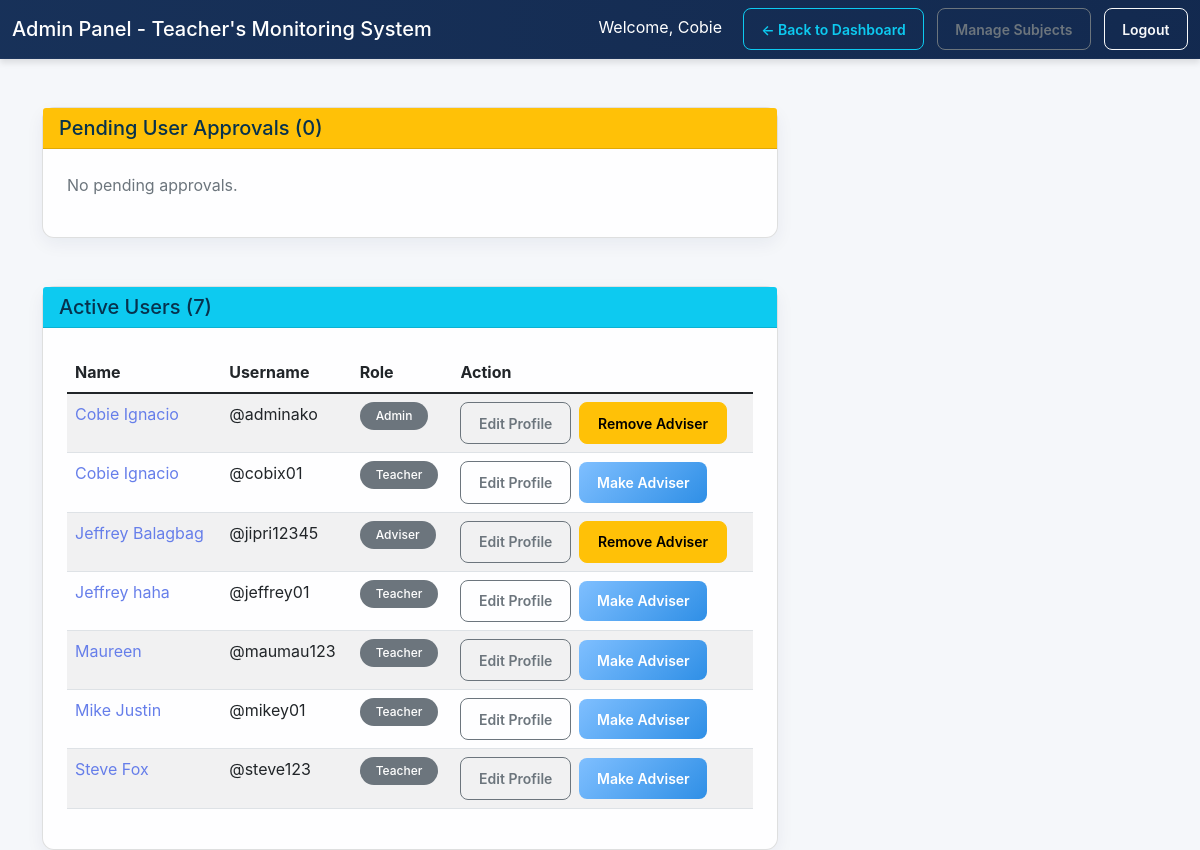
Page /admin.php (signed in) on the committed database.
### tables this page shows
CREATE TABLE `teachers` (
  `id` int(11) NOT NULL,
  `fullName` varchar(100) NOT NULL,
  `username` varchar(20) NOT NULL,
  `password` varchar(255) NOT NULL,
  `created_at` timestamp NOT NULL DEFAULT current_timestamp(),
  `role` varchar(20) DEFAULT 'teacher',
  `status` varchar(20) DEFAULT 'pending',
  `email` varchar(255) DEFAULT NULL,
  `contacts` varchar(255) DEFAULT NULL,
  `first_name` varchar(255) DEFAULT NULL,
  `middle_name` varchar(255) DEFAULT NULL,
  `last_name` varchar(255) DEFAULT NULL,
  `subjects` text DEFAULT NULL
);

### admin.php (the view, shortened to what this page needs)
<?php
include 'database.php';
$pending_result = $connection->query("SELECT id, fullName, username FROM teachers WHERE status = 'pending' ORDER BY id DESC");
$pending_users = $pending_result->fetch_all(MYSQLI_ASSOC);
$active_result = $connection->query("SELECT id, fullName, username, role FROM teachers WHERE status = 'active' ORDER BY fullName");
$active_users = $active_result->fetch_all(MYSQLI_ASSOC);
?>
<!DOCTYPE html>
<html lang="en">
<head>
    <link rel="stylesheet" href="https://cdn.jsdelivr.net/npm/bootstrap@5.1.3/dist/css/bootstrap.min.css">
    <link rel="stylesheet" href="assets/css/style.css">
</head>
<body>
    <nav class="navbar navbar-dark bg-dark">
        <div class="container-fluid">
            <span class="navbar-brand mb-0 h1">Admin Panel - Teacher's Monitoring System</span>
            <div>
                <span class="text-white me-3">Welcome, <?php echo htmlspecialchars(isset($_SESSION['first_name']) ? $_SESSION['first_name'] : $_SESSION['username']); ?></span>
                <a href="dashboard.php" class="btn btn-outline-info btn-sm me-2">← Back to Dashboard</a>
                <a href="subjects_admin.php" class="btn btn-outline-secondary btn-sm me-2">Manage Subjects</a>
                <a href="logout.php" class="btn btn-outline-light btn-sm">Logout</a>
            </div>
        </div>
    </nav>
    <div class="container mt-5">
        <div class="row mb-5">
            <div class="col-lg-8">
                <div class="card">
                    <div class="card-header bg-warning">
                        <h5 class="mb-0">Pending User Approvals (<?php echo count($pending_users); ?>)</h5>
                    </div>
                    <div class="card-body">
                        <?php if (count($pending_users) > 0): ?>
                            <div class="list-group">
                                <?php foreach ($pending_users as $puser): ?>
                                    <div class="list-group-item d-flex justify-content-between align-items-center">
                                        <div>
                                            <h6 class="mb-1"><a href="profile.php?id=<?php echo intval($puser['id']); ?>"><?php echo htmlspecialchars($puser['fullName']); ?></a></h6>
                                            <small class="text-muted">@<?php echo htmlspecialchars($puser['username']); ?></small>
                                        </div>
                                        <div>
                                            <a class="btn btn-sm btn-outline-secondary me-1" href="profile.php?id=<?php echo intval($puser['id']); ?>">Edit Profile</a>
                                            <button class="btn btn-sm btn-success approve-btn" data-user-id="<?php echo $puser['id']; ?>">Approve</button>
                                            <button class="btn btn-sm btn-danger reject-btn" data-user-id="<?php echo $puser['id']; ?>">Reject</button>
                                        </div>
                                    </div>
                                <?php endforeach; ?>
                            </div>
                        <?php else: ?>
                            <p class="text-muted">No pending approvals.</p>
                        <?php endif; ?>
                    </div>
                </div>
            </div>
        </div>
        <div class="row">
            <div class="col-lg-8">
                <div class="card">
                    <div class="card-header bg-info">
                        <h5 class="mb-0">Active Users (<?php echo count($active_users); ?>)</h5>
                    </div>
                    <div class="card-body">
                        <div class="table-responsive">
                            <table class="table table-striped">
                                <thead>
                                    <tr>
                                        <th>Name</th>
                                        <th>Username</th>
                                        <th>Role</th>
                                        <th>Action</th>
                                    </tr>
                                </thead>
                                <tbody>
                                    <?php foreach ($active_users as $auser): ?>
                                        <tr>
                                            <td><a href="profile.php?id=<?php echo intval($auser['id']); ?>"><?php echo htmlspecialchars($auser['fullName']); ?></a></td>
                                            <td>@<?php echo htmlspecialchars($auser['username']); ?></td>
                                            <td><span class="badge bg-secondary"><?php echo ucfirst($auser['role']); ?></span></td>
                                            <td>
                                                <a class="btn btn-sm btn-outline-secondary me-1" href="profile.php?id=<?php echo intval($auser['id']); ?>">Edit Profile</a>
                                                <?php if ($auser['role'] == 'teacher'): ?>
                                                    <button class="btn btn-sm btn-primary assign-adviser-btn" data-teacher-id="<?php echo $auser['id']; ?>">Make Adviser</button>
                                                <?php else: ?>
                                                    <button class="btn btn-sm btn-warning remove-adviser-btn" data-teacher-id="<?php echo $auser['id']; ?>">Remove Adviser</button>
                                                <?php endif; ?>
                                            </td>
                                        </tr>
                                    <?php endforeach; ?>
                                </tbody>
                            </table>
                        </div>
                    </div>
                </div>
            </div>
        </div>
    </div>
</body>
</html>

### assets/css/style.css (style rules this page uses)
* { margin: 0; padding: 0; box-sizing: border-box; }
:root { --blue-50: #f3f9ff; --blue-100: #e6f2ff; --blue-200: #cfe9ff; --blue-400: #7fbfff; --blue-500: #4da9ff; --blue-600: #2f8fe6; --blue-700: #1f6fb3; --muted: #fbfdff; --glass-alpha: 0.88; }
body { font-family: 'Inter', -apple-system, system-ui, 'Segoe UI', Roboto, sans-serif; font-weight: 400; -webkit-font-smoothing: antialiased; -moz-osx-font-smoothing: grayscale; min-height: 100vh; position: relative; color: #07324d; background-color: #f5f7fa; }
html { -webkit-text-size-adjust: 100%; }
.card { border-radius: 12px; box-shadow: 0 6px 18px rgba(15, 38, 80, 0.06); transition: transform 0.18s, box-shadow 0.18s, background 0.2s; background: rgba(255,255,255,var(--glass-alpha)); }
.card-body { padding: 1.5rem; }
.card, .advisory-classes-section, .dashboard-main > h2 { animation: fadeUp 420ms ease both; }
.navbar { animation: fadeUp 360ms ease both; }
.btn { transition: transform 0.18s ease, box-shadow 0.18s ease, background 0.18s ease; }
.btn { border-radius: 8px; padding: 0.6rem 1.1rem; font-weight: 600; transition: transform 0.15s, box-shadow 0.15s; }
.btn-primary { background: linear-gradient(135deg, var(--blue-400) 0%, var(--blue-600) 100%); border: none; color: #fff; }
a { color: #667eea; text-decoration: none; transition: color 0.3s; }
.navbar { box-shadow: 0 4px 6px rgba(0, 0, 0, 0.1); }
.navbar-dark { background: linear-gradient(90deg, rgba(11,38,80,0.95), rgba(6,30,70,0.95)) !important; border-bottom: 1px solid rgba(255,255,255,0.02); }
.badge { padding: 0.5rem 1rem; border-radius: 20px; font-weight: 500; }

### rows in the picture
teachers: fullName "Cobie Ignacio", username "adminako", role "Admin"
teachers: fullName "Cobie Ignacio", username "cobix01", role "Teacher"
teachers: fullName "Jeffrey Balagbag", username "jipri12345", role "Adviser"
teachers: fullName "Jeffrey haha", username "jeffrey01", role "Teacher"
teachers: fullName "Maureen", username "maumau123", role "Teacher"
teachers: fullName "Mike Justin", username "mikey01", role "Teacher"
teachers: fullName "Steve Fox", username "steve123", role "Teacher"

### other values in the picture
count($pending_users) "0"
count($active_users) "7"
